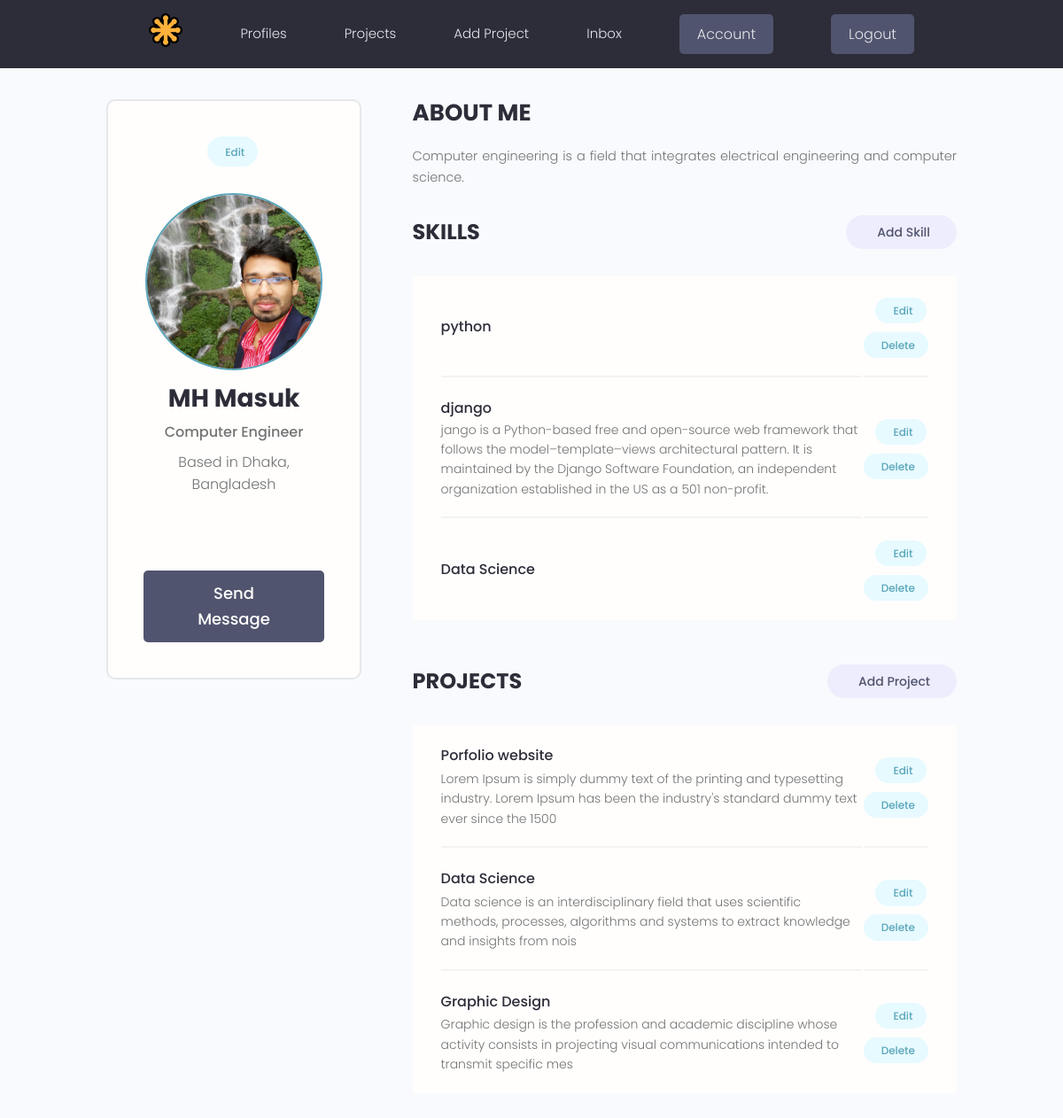
/account/ (signed in), run on the app's committed database.
### users/models.py (models this page shows, shortened)
class Profiles(models.Model):
    user = models.OneToOneField(User, on_delete=models.CASCADE,
                                null=True,blank=True)
    name = models.CharField(max_length=100, blank=True, null=True)
    email = models.EmailField(max_length=300, blank=True, null=True)
    username = models.CharField(max_length=100, blank=True, null=True)
    locations = models.CharField(max_length=100, blank=True, null=True)
    short_into = models.CharField(max_length=300, blank=True, null=True)
    bio = models.TextField(blank=True, null=True)
    profile_image = models.ImageField(
                                      null=True, blank=True, upload_to='profils/', default="profiles/user-default.png")
    social_github = models.CharField(max_length=200, blank=True,null=True)
    social_twitter = models.CharField(max_length=200, blank=True,null=True)
    social_linkedin = models.CharField(max_length=200, blank=True,null=True)
    social_facebook = models.CharField(max_length=200, blank=True,null=True)
    social_youtube = models.CharField(max_length=200, blank=True,null=True)
    social_website = models.CharField(max_length=200, blank=True,null=True)
    created = models.DateTimeField(auto_now_add=True)
    id = models.UUIDField(default=uuid.uuid4, unique=True, primary_key=True, editable=False)

class Skill(models.Model):
    owner = models.ForeignKey(Profiles, on_delete=models.CASCADE, null=True, blank=True)
    name = models.CharField(max_length=200, blank=True, null=True)
    description = models.TextField(blank=True, null=True)
    created = models.DateTimeField(auto_now_add=True)
    id = models.UUIDField(default=uuid.uuid4, unique=True, primary_key=True, editable=False)

### projects/models.py (models this page shows, shortened)
class Project(models.Model):
    owner = models.ForeignKey(Profiles, blank=True, null=True, on_delete=SET_NULL)
    title = models.CharField(max_length=200)
    description = models.TextField(null=True, blank=True)
    featured_image = models.ImageField(null =True, blank=True, default="default.jpg")
    demo_link = models.CharField(max_length=2000, null=True, blank=True)
    source_link = models.CharField(max_length=2000, null=True, blank=True)
    tags = models.ManyToManyField('Tag', blank=True)
    vote_total = models.IntegerField(default=0, null=True, blank=True)
    vote_ratio = models.IntegerField(default=0, null=True, blank=True)
    created = models.DateTimeField(auto_now_add=True)
    id = models.UUIDField(default=uuid.uuid4, unique=True, primary_key=True, editable=False)
    class Meta:
        ordering = ['-vote_ratio', '-vote_total', 'title']

### users/views.py (the view)
# urls.py: path('account/', views.userAccount, name='account'),
@login_required(login_url='login')
def userAccount(request):
    profile = request.user.profiles
    skills = profile.skill_set.all()
    projects = profile.project_set.all()
    context = {'profile': profile, 'skills': skills, 'projects': projects}
    return render(request, 'users/account.html', context)

### users/templates/users/account.html (shortened to what this page needs)
{% extends 'main.html' %}
{% block content %}
  <main class="settingsPage profile my-md">
    <div class="container">
      <div class="layout">
        <div class="column column--1of3">
          <div class="card text-center">
            <div class="card__body dev">
              <a class="tag tag--pill tag--main settings__btn" href="{% url 'edit-account' %}"> Edit</a>
              <img class="avatar avatar--xl dev__avatar" src="{{profile.profile_image.url}}" />
              <h2 class="dev__name">{{profile.name}}</h2>
              <p class="dev__title">{{profile.short_into}}</p>
              <p class="dev__location">Based in {{profile.locations}}</p>
              <ul class="dev__social">
              </ul>
              <a href="#" class="btn btn--sub btn--lg">Send Message </a>
            </div>
          </div>
        </div>
        <div class="column column--2of3">
          <div class="devInfo">
            <h3 class="devInfo__title">About Me</h3>
            <p class="devInfo__about">
              {{profile.bio}}
            </p>
          </div>
          <div class="settings">
            <h3 class="settings__title">Skills</h3>
            <a class="tag tag--pill tag--sub settings__btn tag--lg" href="{% url 'create_skill' %}"> Add Skill</a>
          </div>
          <table class="settings__table">
            {% for skills in skills %}
            <tr>
              <td class="settings__tableInfo">
                <h4>{{skills.name}}</h4>
                <p>
                  {{skills.description}}
                </p>
              </td>
              <td class="settings__tableActions">
                <a class="tag tag--pill tag--main settings__btn" href="{% url 'update_skill' skills.id %}"> Edit</a>
                <a class="tag tag--pill tag--main settings__btn" href="{% url 'delete_skill' skills.id %}?next=/account">
                  Delete</a>
              </td>
            </tr>
            {% endfor %}
          </table>
          <div class="settings">
            <h3 class="settings__title">Projects</h3>
            <a class="tag tag--pill tag--sub settings__btn tag--lg" href="{% url 'create-project' %}"> Add Project</a>
          </div>
          <table class="settings__table">
            {% for project in projects %}
            <tr>
              <td class="settings__tableInfo">
                <a href="{% url 'project' project.id %}">{{project.title}}</a>
                <p>
                  {{project.description|slice:"150"}}
                </p>
              </td>
              <td class="settings__tableActions">
                <a class="tag tag--pill tag--main settings__btn" href="{% url 'update-project' project.id  %}"> Edit</a>
                <a class="tag tag--pill tag--main settings__btn" href="{% url 'delete-project' project.id %}?next=/account">
                  Delete</a>
              </td>
            </tr>
            {% endfor %}
          </table>
        </div>
      </div>
    </div>
  </main>
  {% endblock content %}

### static/styles/app.css (style rules this page uses)
:root { --color-sub: #2d2d39; }
.btn--sub { background-color: var(--color-sub-light); }
.card { border: 2px solid var(--color-light); }
img { width: 100%; }
.profile .card > .dev { padding: 4rem; }
.dev__avatar { display: block; margin: auto; }
.dev__name { color: var(--color-sub); font-size: 2.8rem; font-weight: 700; margin-top: 1rem; margin-bottom: 0.5rem; }
.dev__title { font-size: 1.6rem; font-weight: 500; line-height: 1.3; }
.dev__location { margin-top: 1rem; }
.dev__social { margin: 3rem 0; list-style: none; display: flex; justify-content: center; gap: 1.5rem; }
.devInfo { margin-bottom: 3rem; }
.devInfo__title, .devInfo__subtitle { font-size: 2.6rem; color: var(--color-sub); text-transform: uppercase; font-weight: 700; margin-bottom: 1.5rem; }
.devInfo__about, .devSkill__info { font-size: 1.45rem; line-height: 1.7; text-align: justify; }
.settingsPage .dev > .settings__btn { display: inline-block; margin-bottom: 3rem; }
.settings { display: flex; justify-content: space-between; align-items: center; }
.settings__title { font-size: 2.4rem; text-transform: uppercase; font-weight: 700; color: var(--color-sub); }
.settings__table { margin-top: 3rem; margin-bottom: 5rem; padding: 0 3rem; background: var(--color-white); }
.settings__table tr { width: 100%; }
.settings__table tr > td { padding: 2rem 0; }
.settings__table tr:not(:last-child) td { border-bottom: 2px solid var(--color-white-light); }
.settings__tableInfo { width: 100%; }
.settings__tableInfo h4, .settings__tableInfo a { padding-right: 1rem; width: auto; font-size: 1.6rem; font-weight: 500; color: var(--color-sub); }
.settings__tableInfo p { font-size: 1.4rem; }
.settings__tableActions { text-align: right; }

### static/uikit/styles/modules/_variables.css (style rules this page uses)
:root { --color-main: #5aa5b9; --color-main-light: #e6faff; --color-sub: #3f4156; --color-sub-light: #51546e; --color-sub-lighter: #ededfd; --color-text: #737373; --color-gray: #8b8b8b; --color-light: #e5e7eb; --color-light-gray: #767676; --color-bg: #f8fafd; --color-white: #fffefd; --color-white-light: #f3f3f3; --color-success: #359e64; --color-success-bg: #def8e8; --color-error: #fc4b0b; --color-error-bg: #fff2ee; --font-base: 'Poppins', arial, helvetica, 'Segoe UI', roboto, ubuntu, sans-serif; --font-monospace: 'Fira Code', 'Courier New', courier, monospace; --font-regular: 300; --font-medium: 500; --font-bold: 700; --generic-shadow: 1px 1px 5px #00000010; --generic-transition: all 0.3s ease-in-out; }

### static/uikit/styles/modules/_base.css (style rules this page uses)
* { margin: 0; padding: 0; box-sizing: border-box; text-rendering: optimizeLegibility; color: inherit; font-size: inherit; }
html { font-size: 50%; }
@media only screen and (min-width: 480px) { html { font-size: 56.25%; } }
@media only screen and (min-width: 1200px) { html { font-size: 62.5%; } }
body { line-height: 1.6; font-weight: 400; font-size: 1.5rem; color: var(--color-text); background-color: var(--color-bg); min-height: 100vh; }

### static/uikit/styles/modules/_typography.css (style rules this page uses)
* { font-family: var(--font-base); }
h2 { font-size: 3.6rem; font-weight: var(--font-bold); }
h3 { font-size: 3.2rem; font-weight: var(--font-medium); }
h4 { font-size: 2.8rem; font-weight: var(--font-medium); }
p, span, strong { font-size: 1.6rem; color: var(--color-text); font-weight: var(--font-regular); }
a { padding-bottom: 2px; text-decoration: none; display: inline-block; color: var(--color-main); font-weight: var(--font-medium); }

### static/uikit/styles/modules/_utilities.css (style rules this page uses)
.container { width: 92%; max-width: 165rem; margin: 0 auto; box-sizing: border-box; }
@media screen and (min-width: 1000px) { .container { width: 90%; } }
@media screen and (min-width: 1200px) { .container { width: 80%; } }
.text-center { text-align: center; }
.my-md { margin: 3rem auto; }

### static/uikit/styles/modules/_avatar.css (style rules this page uses)
.avatar { border-radius: 50%; border: 2px solid var(--color-main); object-fit: cover; }
.avatar--xl { height: 20rem; width: 20rem; }

### static/uikit/styles/modules/_button.css (style rules this page uses)
.btn { display: inline-block; position: relative; cursor: pointer; background-color: var(--color-light); font-weight: var(--font-medium); color: var(--color-sub); text-decoration: none; padding: 1rem 2rem; border-radius: 0.5rem; border: none; width: -webkit-fit-content; width: -moz-fit-content; width: fit-content; height: -webkit-fit-content; height: -moz-fit-content; height: fit-content; font-size: 1.6rem; outline-width: 0; outline-color: transparent; -webkit-backface-visibility: hidden; backface-visibility: hidden; transition: all 0.3s ease-in-out; }
.btn--sub { background-color: var(--color-sub); color: var(--color-white); }
.btn--lg { font-size: 1.8rem; padding: 1.2rem 4.5rem; }

### data on the page
Profiles: profile_image (picture), name "MH Masuk", short_into "Computer Engineer", locations "Dhaka, Bangladesh", bio "Computer engineering is a field that integrates electrical engineering and computer science."
Skill: name "python"
Skill: name "django", description "jango is a Python-based free and open-source web framework that follows the model–template–views architectural pattern. It is maintained by the Django Software Foundation, an independent organization established in the US as a 501 non-profit."
Skill: name "Data Science"
Project: title "Porfolio website", description "Lorem Ipsum is simply dummy text of the printing and typesetting industry. Lorem Ipsum has been the industry's standard dummy text ever since the 1500"
Project: title "Data Science", description "Data science is an interdisciplinary field that uses scientific methods, processes, algorithms and systems to extract knowledge and insights from nois"
Project: title "Graphic Design", description "Graphic design is the profession and academic discipline whose activity consists in projecting visual communications intended to transmit specific mes"
